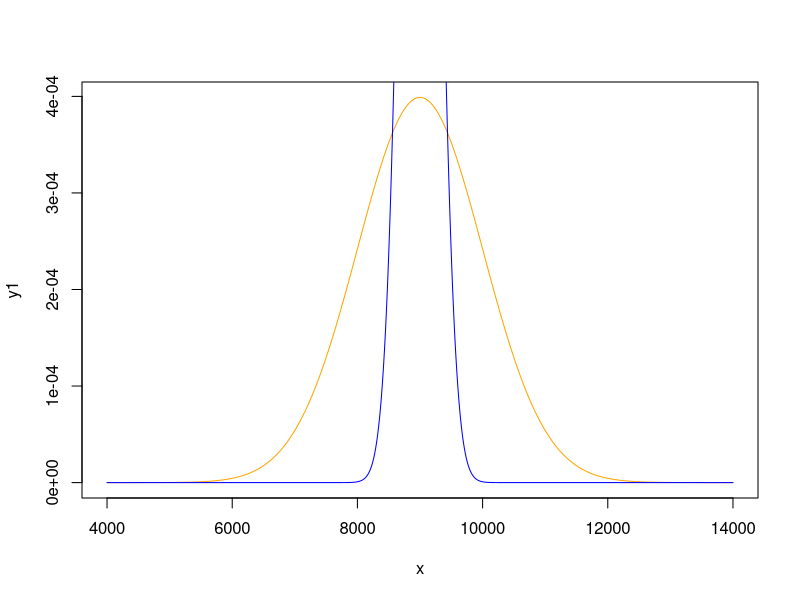

This chart was generated by the following R code:
## ---- chunk 1
knitr::opts_chunk$set(echo = TRUE)
## ---- chunk 2
(IQR <- 177.8 - 163.8) 
## ---- chunk 3

# For 180
x = 180
mu <- 171.1
sigma <- 9.4
(z <- (x - mu)/sigma)
# For 155 cm
x = 155
mu <- 171.1
sigma <- 9.4
(z <- (x - mu)/sigma)

## ---- chunk 4

sigma  <- 9.4
n <- 507 
(variability <- sigma/sqrt(n))

## ---- chunk 5

v1 <- 80.31
v2 <- 89.11
(MARGIN<-(v2 - v1)/2)

## ---- chunk 6
x <- 32
n <- 36
avg <- 30.69
sd <- 4.31
se <- sd/sqrt(n)
z <- (avg - x)/se
(p <- pnorm(z))

## ---- chunk 7
(v1 <- avg - 1.65 * se)
(v2 <- avg + 1.65 * se)

## ---- chunk 8
x <- 100
n <- 36
avg <- 118.2
sd <- 6.5
se <- sd/sqrt(n)
(z = (avg - x)/se)

## ---- chunk 9
(v1 <- avg - 1.65 * se)
(v2 <- avg + 1.65 * se)

## ---- chunk 10
1 - pnorm(q = 10500, mean = 9000, sd = 1000)

## ---- chunk 11

(s <- 1000/sqrt(15))

## ---- chunk 12

pnorm(10500, 9000, 1000/sqrt(15), lower.tail = FALSE)
(Z <- (10500-9000)/258.20)

## ---- chunk 13

x <- 4000:14000
y1 <- dnorm(x, 9000, 1000)
y2 <- dnorm(x, 9000, 258)
plot(x,y1,type="l",col="orange")
lines(x,y2,col="blue")

